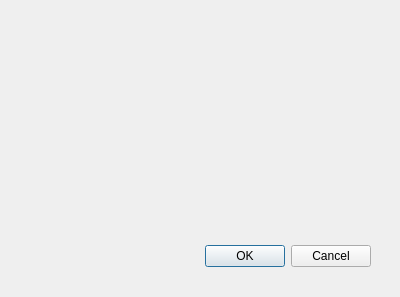
<?xml version="1.0" encoding="UTF-8"?>
<ui version="4.0">
 <class>Dialog</class>
 <widget class="QDialog" name="Dialog">
  <property name="geometry">
   <rect>
    <x>0</x>
    <y>0</y>
    <width>400</width>
    <height>297</height>
   </rect>
  </property>
  <property name="windowTitle">
   <string>Dialog</string>
  </property>
  <widget class="QDialogButtonBox" name="buttonBox">
   <property name="geometry">
    <rect>
     <x>30</x>
     <y>240</y>
     <width>341</width>
     <height>32</height>
    </rect>
   </property>
   <property name="orientation">
    <enum>Qt::Horizontal</enum>
   </property>
   <property name="standardButtons">
    <set>QDialogButtonBox::Cancel|QDialogButtonBox::Ok</set>
   </property>
  </widget>
 </widget>
 <resources>
  <include location="../resources/resources.qrc"/>
 </resources>
 <connections>
  <connection>
   <sender>buttonBox</sender>
   <signal>accepted()</signal>
   <receiver>Dialog</receiver>
   <slot>accept()</slot>
   <hints>
    <hint type="sourcelabel">
     <x>248</x>
     <y>254</y>
    </hint>
    <hint type="destinationlabel">
     <x>157</x>
     <y>274</y>
    </hint>
   </hints>
  </connection>
  <connection>
   <sender>buttonBox</sender>
   <signal>rejected()</signal>
   <receiver>Dialog</receiver>
   <slot>reject()</slot>
   <hints>
    <hint type="sourcelabel">
     <x>316</x>
     <y>260</y>
    </hint>
    <hint type="destinationlabel">
     <x>286</x>
     <y>274</y>
    </hint>
   </hints>
  </connection>
 </connections>
</ui>
